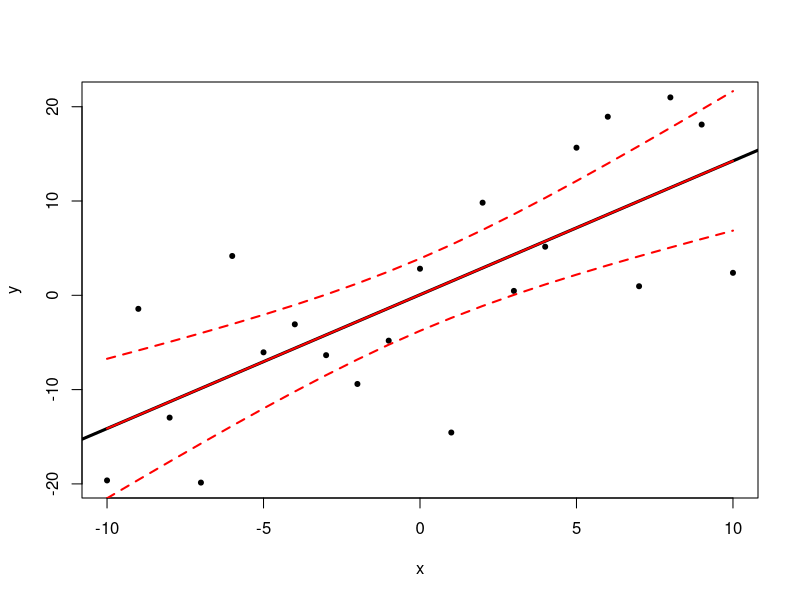
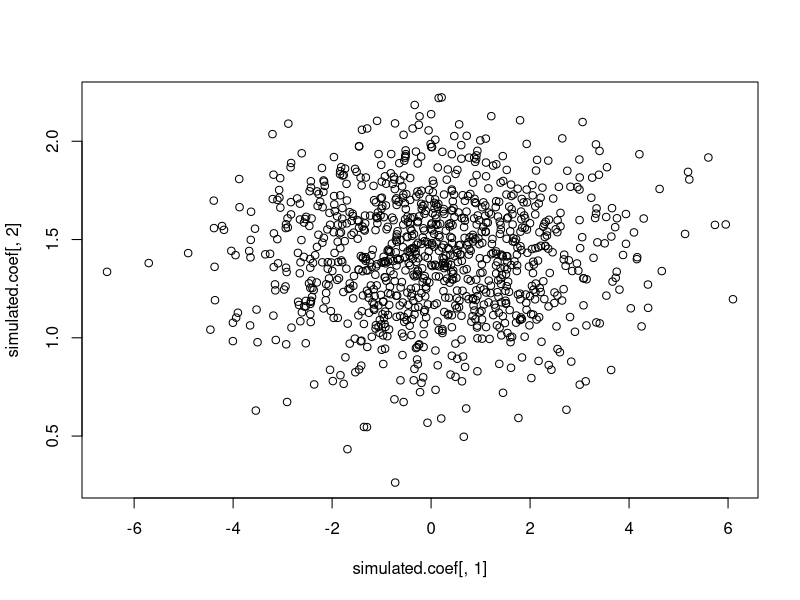
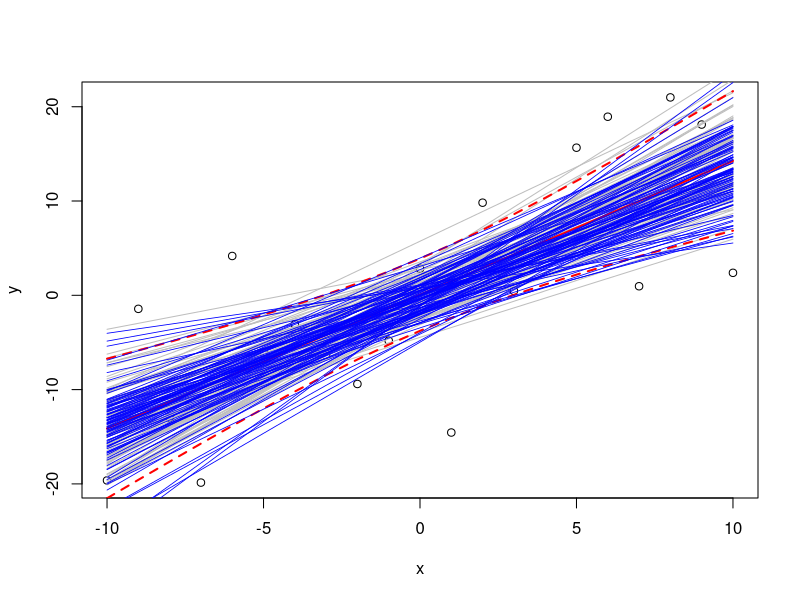
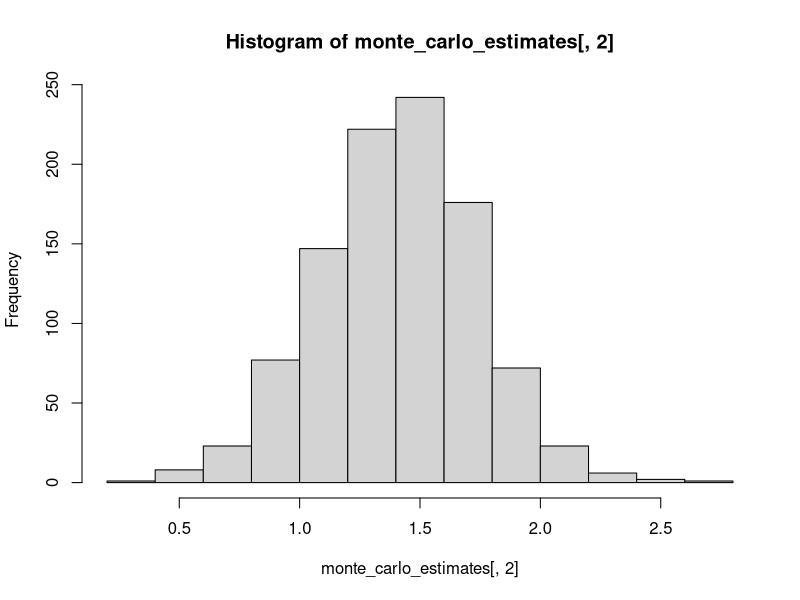
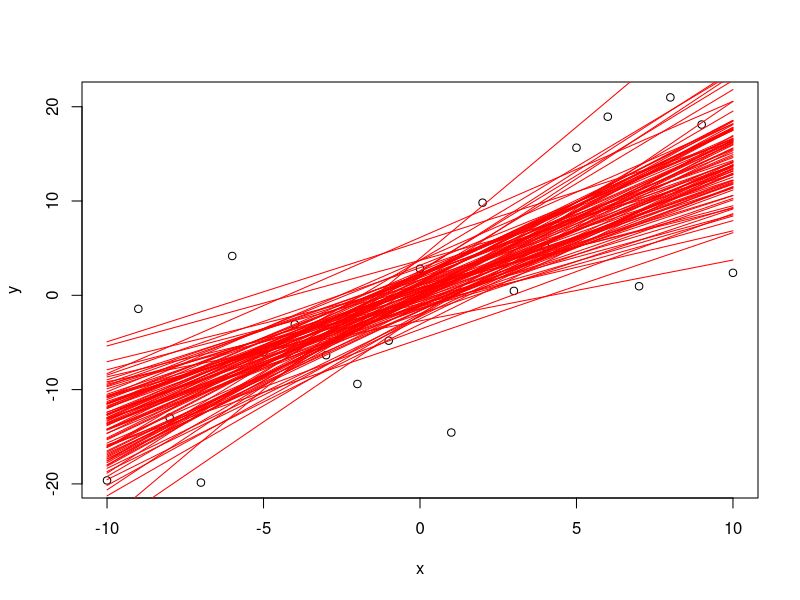

Generate these figures, in order, with R:

# Ian Dworkin ZOL851: Tutorial on using monte carlo simulations for generating confidence intervals. 
# This tutorial puts the logic together more formally, but for a very simple example.
# Updated October 9th 2012

 # Here is an example of a simple Monte Carlo simulation, using fake data....
x <- -10:10 # generating a co-variate of "known" values.
b0 <- 0
b1 <- 1.5  # slope of the model

# Now we generate our response variable y, based on x.
# For the purposes of this tutorial, think of this vector y as the observed values for our response
y <- rnorm(length(x), b0 + b1*x, 10)
 
# We plot the relationship between y and x 
plot(y ~ x, pch = 20) # Scatterplot of y on x


lm.1 <- lm(y ~ x) # linear model of y ~ x. Before looking, think what the intercept should be? The slope?
coef(lm.1)
confint(lm.1)

vcov(lm.1) # This is the co-variance between parameter estimates. For the moment it does not matter much for simulation (but it will). Why?
summary(lm.1)

# And plot the fitted line (estimated from this simple regression)
abline(lm.1, lwd = 3)


##### ASYMPTOTIC NORMAL CONFIDENCE BANDS  (FOR COMPARISON)  ##################
# Before we use monte carlo simulation to construct confidence intervals, let us start by using the asymptotic normal CIs (i.e. what you would normally construct based on the SE and the t-distribution).

#We use predict() to construct the asymptotic normal confidence intervals for the observed data. 

# creating a mock data frame to put in values for the predictor values which will be use to "predict values" of the response , including the confidence intervals.
x.frame <- data.frame(x = x) # the name of the predictor here needs to be the same as in the model frame 

# We are generating values of x using the actual x values, but we could also generate this just using a sequence, going from the minimum to maximum values of x as well. Take a look at x.frame to see what I mean. What IS IMPORTANT is that x is sorted!!!!

# generating confidence intervals. Here we are generating confidence intervals for the values of x in "x.frame" based on the model (lm.1). For each value of x it is providing a fitted value (first column) for y (i.e. the expected value, which should be the same as the abline), and the upper and lower confidence intervals. 
conf.int <- predict(lm.1, interval = "conf", newdata = x.frame) 

# Note you can also use interval="pred" for CIs for future predicted observations of the response. These will have greater uncertainty (and this wider CIs).

#take a quick look at the predicted values (and their CIs)
head(conf.int)

# Now we plot the lines. We could use lines() to plot each of the three lines (estimates, lower CI, upperCI).
# Instead here we use the matlines (matrix of lines) function to plot all simultaneously.
# In this came for each column of y, it is plotting y vs x.
matlines(x = x.frame$x, y = conf.int, lty=c(1,2,2), lwd=2, col="red") 



#### Function to perform the Monte Carlo Simulation (Not accounting for uncertainty in Residual variation)
# Here is a little function that simulates a linear model with intercept a, slope b and standard deviation rse. It then performs a linear regression, and extracts co-efficients. 

# This actually produces confidence intervals that are a bit too narrow (not appropriately conservative). Why? What is missing? We discuss below.


# a = intercept, b = slope, rse equals residual standard error for model.
# The default is to use the intercept and slope from the above model (lm.1) extracted from the coef(lm.1) and the rse from summary(lm.1)$sigma

SimReg1 <- function(mod.input = lm.1){
	a = coef(mod.input)[1] # intercept from model
	b = coef(mod.input)[2] # slope from model
	rse = summary(mod.input)$sigma  # residual standard "error" from model
	y.sim <- rnorm(n = length(x), mean = a + b*x, sd = rse) # generate simulated responses
	lm.sim <- lm(y.sim ~ x) # fit model of simulated responses onto predictor
	coef(lm.sim)} # extract coefficients (intercept and slope)

# number of simulations to perform
N <- 1000 

# Using replicate to repeat simulation N times.
simulated.coef <- replicate(N, SimReg1())

# For convenience, we transpose the output of simulations to have 2 columns (intercept and slope) and N rows
simulated.coef <- t(simulated.coef)

sd(simulated.coef[,1]) # This should approximate the standard error for the intercept (think about why)
sd(simulated.coef[,2]) # This should approximate the standard error for the slope

# compare to
summary(lm.1)$coef[,1:2]

# Approximate monte carlo CIs for the slope
quantile(simulated.coef[,2], c(0.025, 0.975))

#compare to asymptotic CIs for the slope. similar, but not the same (and the monte carlo ones from above are usually narrower. Why? Again, see below)
confint(lm.1)[2,]

# As with any parameter estimates we should consider if those estimated in this simulation are correlated.
cor(simulated.coef[,1], simulated.coef[,2])
plot(simulated.coef[,1], simulated.coef[,2])  

# no real covariation between intercept and slope in this case
# I did this on purpose. Think about how I did this (and why it is unlikey for real data)


###### Confidence bands: Asymptotic Normal vs. Monte Carlo for this simple model.
plot(y ~ x) # Scatterplot of y on x

# plotting the lines using the simulated intercepts and slopes.

for (i in 1:95){ # Why am I only using the first 95 simulations for the plot?
	curve (simulated.coef[i,1] + simulated.coef[i,2] * x, add = T, col = "grey")
	}

# add the asymptotic normal CIs back on to the plot
matlines(x = x.frame$x, y = conf.int, lty=c(1, 2, 2), lwd = 2, col = "red") # Asymptotic Normal


	
##### Correcting our Simulation to allow for uncertainty in RSE
# As alluded to, the monte carlo CIs generated above may be too narrow, as we have not accounted for uncertainty in the RSE.

# Correcting our simulation to correctly propogate error (sample from RSE and then sample values conditional upon that).
# Remember that the RSE we get is just an estimate!!! It represents a RANDOM sample from a distribution as well.
# rse = residual standard error, df = residual degrees of freedom for model.
# We only need slightly modify our original function (df.sim, rse.sim)
# See Gelman and Hill for description of how we are incorporating uncertainty into the RSE

SimReg2 <- function(mod.input = lm.1){
	a = coef(mod.input)[1] 
	b = coef(mod.input)[2] 
	df.sim <- mod.input$df # residual degrees of freedom 
	rse = summary(mod.input)$sigma  # residual standard "error" from model
	rse.sim <- rse*sqrt(df.sim/rchisq(1, df = df.sim)) # incorporates UNCERTAINTY in RSE.
    y.sim <- rnorm(n = length(x), mean = a + b*x, sd = rse.sim) 
	lm.sim <- lm(y.sim ~ x) 
	coef(lm.sim)}

# And run simulation as before	
regression_simulation_adjusted <- replicate(N, SimReg2())
regression_simulation_adjusted <- t(regression_simulation_adjusted)

# Add lines to the previous plot
for (i in 1:95){
	curve (regression_simulation_adjusted[i,1] + regression_simulation_adjusted[i,2] * x, 
	    add=T, col="blue", lwd=0.8)}
################

# Compare the CIs for slope for the two different monte carlo functions with the asymptotic
quantile(regression_simulation_adjusted[,2], c(0.025, 0.975)) # much closer to the standard CIs.
quantile(simulated.coef[,2], c(0.025, 0.975)) # the original monte carlo simulation, CIs too narrow
confint(lm.1)[2,]


### Note: Remember that we have NOT YET accounted for co-variation in parameter estimates. 
# We will cover this in one of the next screencasts

# A couple of alternatives
# Instead of using replicate can also use the for loop and call the function (which ever you prefer)

monte_carlo_estimates <- matrix(NA, ncol=2, nrow = N) # initialize a matrix to store simulated values

for(i in 1:N) {
	monte_carlo_estimates[i,] <- SimReg2()}

hist(monte_carlo_estimates[,2])


#######  sim() function in the arm library does most of this as well!!!!
# Gelman and Hill have also written some functions to do such simulations, but in very different ways. 
# See the notes in the powerpoint and the readings....

require(arm)
model.sim <- sim(lm.1, n.sims=N)
sim.slopes <- model.sim@coef[,2] # extracts the simulated slopes
quantile(sim.slopes,c(0.025,0.975)) # simulated confidence intervals
confint(lm.1)

# We can plot on the simulated lines to get confidence bands
plot(y~x)
for (i in 1:95){
	curve (model.sim@coef[i,1] + model.sim@coef[i,2] * x, add=T, col="red")
	}
	
